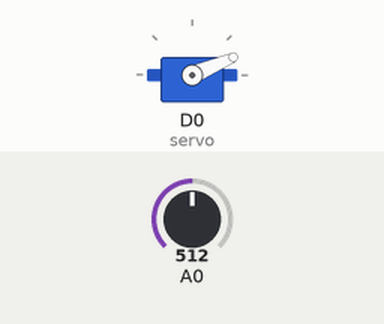
Simulated run of this sketch. Board: ESP8266 (NodeMCU). Parts: servo. The test bench sets the inputs (shaded band); at power-on: A0 = 512.

Above: at 1.2 s.
1.3 s: A0 set to 306
At 2.4 s:
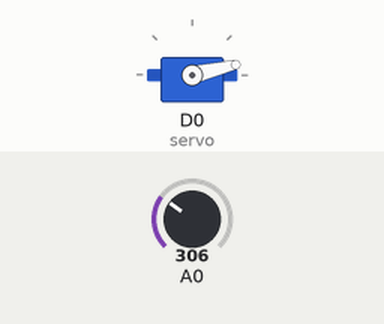
2.8 s: A0 set to 900
At 3.8 s:
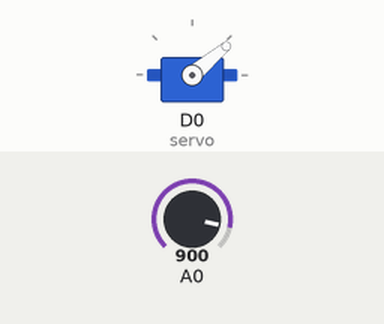
Timing chart, 0 to 5.8 s (numbered marks = the images above; inputs shaded):
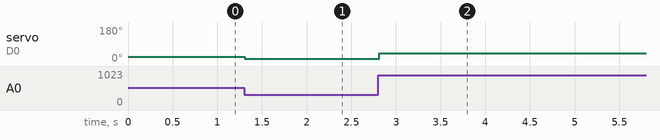

The sketch:

task1.ino
```cpp
#include <Servo.h>

Servo servo;

void setup() {
  servo.attach(D0, 600, 2600);
}

void loop() {
  int angle = map(analogRead(A0), 0, 4095, 0, 180);
  servo.write(angle);
  delay(25);
}
```

Measured:
- after the input at 1.3 s, servo on D0 (servo): 23° → 13° at once
- after the input at 2.8 s, servo on D0 (servo): 13° → 40° at once
